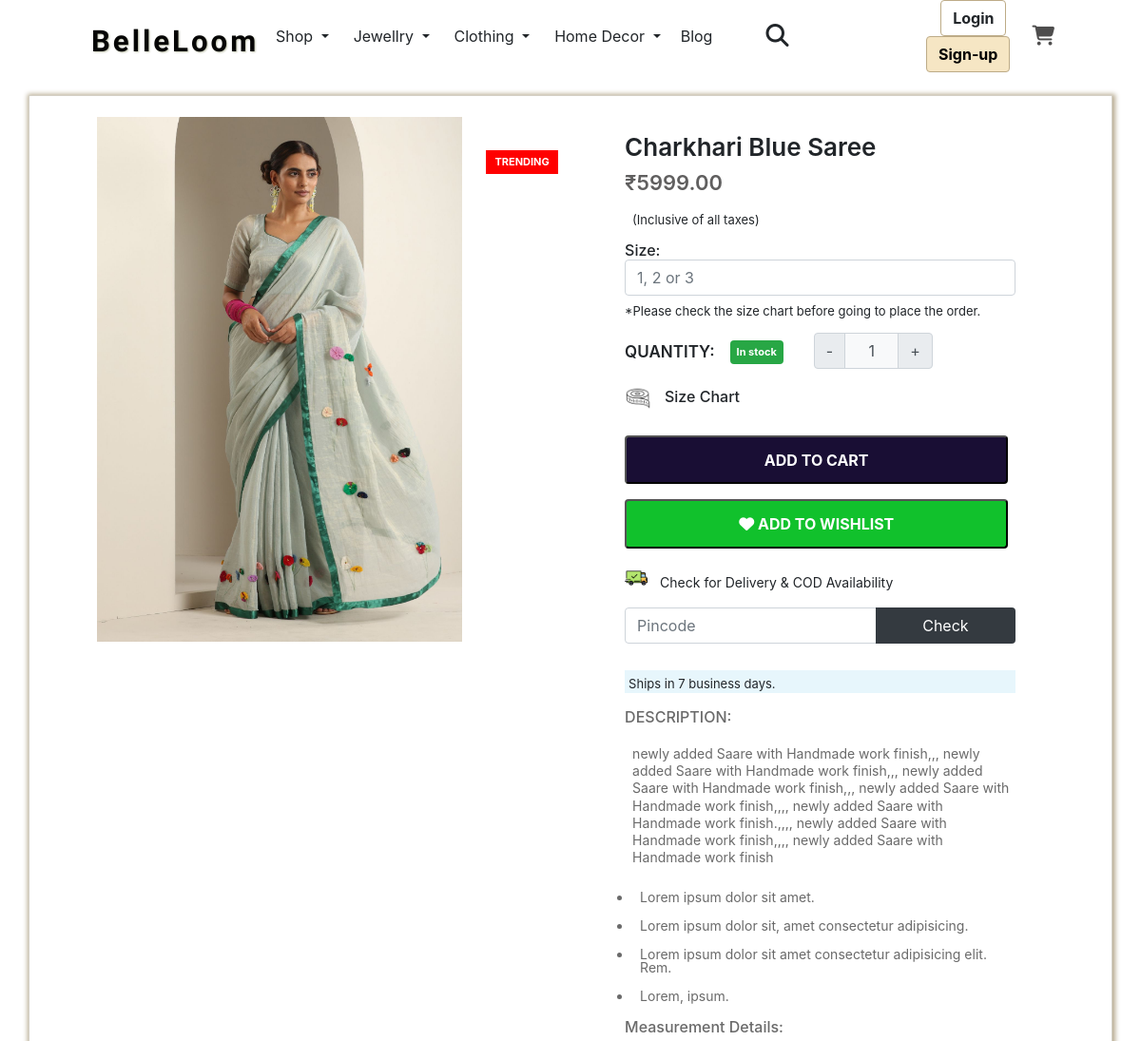
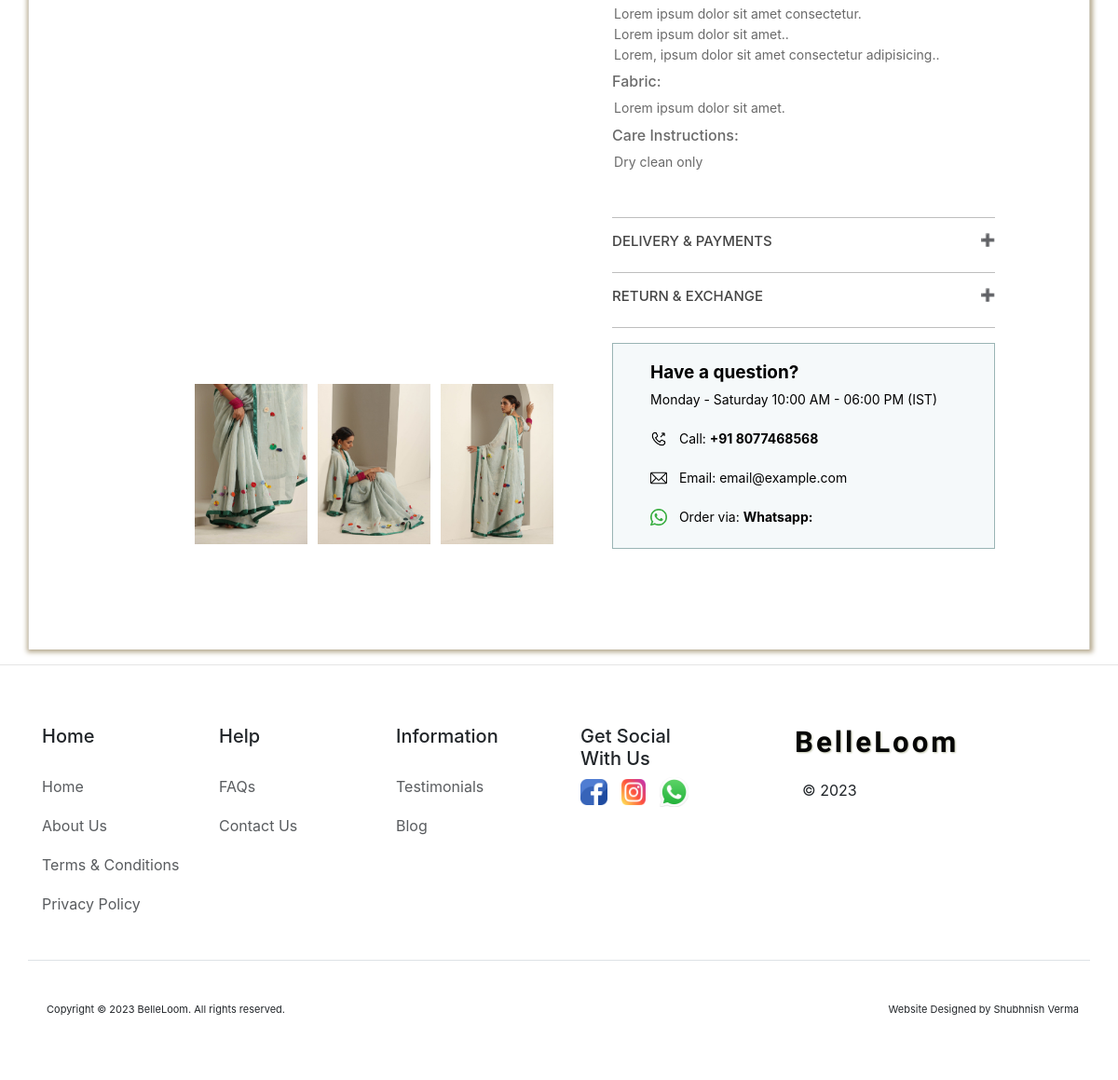
Screenshot of /category/Saree/Charkhari-Blue-Saree with the database file from the repository (2 pictures, top to bottom).
### store/models.py (models this page shows, shortened)
class Products(models.Model):
    category = models.ForeignKey(Category, on_delete=models.CASCADE)
    slug = models.CharField(max_length=150, null=False, blank=False)
    Product_Name = models.CharField(max_length=150, null=False, blank=False)
    Original_Price = models.DecimalField(max_digits=10, decimal_places=2)
    Selling_Price = models.DecimalField(max_digits=10, decimal_places=2)
    Product_Image_Main = models.ImageField(upload_to="store/images", null=False , default="")
    Product_Image2 = models.ImageField(upload_to="store/images", null=False , default="")
    Product_Image3 = models.ImageField(upload_to="store/images", null=False , default="")
    Product_Image4 = models.ImageField(upload_to="store/images", null=False , default="")
    Product_Quantity = models.PositiveIntegerField(default=0)
    size = models.CharField(max_length=20, default="")
    Product_Small_Desc = models.CharField(max_length=250)
    Product_Desc = models.TextField(max_length=2000)
    status = models.BooleanField(default=False, help_text="0=default , 1=Hidden")
    trending = models.BooleanField(default=False, help_text="0=default , 1=Trending")
    tag = models.CharField(max_length=150, null=True, blank=True)
    meta_title = models.CharField(max_length=150)
    meta_keyword = models.CharField(max_length=150)
    meta_description = models.CharField(max_length=1000)
    created_at = models.DateTimeField(auto_now_add=True)

### SVFashion/views.py (the view)
# urls.py: path('category/<str:cate_slug>/<str:prod_slug>', views.SINGLEPRODUCT, name="productview" ),
def SINGLEPRODUCT(request, cate_slug, prod_slug):
    if (Category.objects.filter(slug=cate_slug, status=0)):
        if (Products.objects.filter(slug=prod_slug, status=0)):
            productsdata = Products.objects.filter(slug=prod_slug, status=0).first()
            data = {
                "productsdata" : productsdata
            }
            return render(request,"SinglePRODUCT.html", data)
        else:
            messages.error(request, "No such Product found")
            return redirect("/")
    else:
        messages.error(request, "No such Category found")
        return redirect("/")

### templates/SinglePRODUCT.html (shortened to what this page needs)
{% extends "base.html" %}
{% block section %}
<head>
    <link rel="stylesheet" type="text/css" href="/static/css/SinglePRODUCTS.css">
</head>
<section class="container product-data">
    <div class="left-images-products">
        {% if productsdata.tag %}
        <p class="product-viewtag fw-bold">{{productsdata.tag}}</p>
        {% endif %}
        <a href="/media/{{productsdata.Product_Image_Main}}" target="_blank"><img
                src="/media/{{productsdata.Product_Image_Main}}" alt=""></a>
    </div>
    <div class="left-images-products-after-stickyness row">
        <div class="d-flex">
            <a href="/media/{{productsdata.Product_Image2}}" target="_blank"><img
                    src="/media/{{productsdata.Product_Image2}}" alt=""></a>
            <a href="/media/{{productsdata.Product_Image3}}" target="_blank"><img
                    src="/media/{{productsdata.Product_Image3}}" alt=""></a>
            <a href="/media/{{productsdata.Product_Image4}}" target="_blank"><img
                    src="/media/{{productsdata.Product_Image4}}" alt=""></a>
        </div>
    </div>
    <div class="right-description-products">
        <h3>{{productsdata.Product_Name}}</h3>
        <h2>₹{{productsdata.Selling_Price}}</h2>
        <p>(Inclusive of all taxes)</p>
        <h6 class="size">Size:
            <input type="text" class="form-control" placeholder="1, 2 or 3" aria-label="size" name="sizeinput"
                aria-describedby="size">
            <p class="warn-message-for-size-selection p-0">*Please check the size chart before going to place the order.
            </p>
        </h6>
        <div class="d-flex">
            <label class="quantity">QUANTITY:
                {% if productsdata.Product_Quantity > 0 %}
                <span style="font-size: 11px; padding: 7px 7px; " class="badge bg-success mx-3 fw-bold">In stock</span>
                {% else %}
                <span style="font-size: 11px; padding: 7px 7px; " class="badge bg-danger mx-3 fw-bold">Out of
                    stock</span>
                {% endif %}
            </label>
            <div class="input-group text-center mb-3" style="width: 125px; margin-left: 1rem;">
                <button class="input-group-text decrement-btn" id="decrement-btn">-</button>
                <input type="text" name="product_qty" class="form-control text-center qnt-input bg-light" value="1">
                <button class="input-group-text increment-btn" id="increment-btn">+</button>
            </div>
        </div>
        <h6 id="sizeChartHiddenButton" style="cursor: pointer;max-width: 38%; padding: 0;"><img
                src="/static/img/measuring-tape.png" alt="Size-Inch-Tape"> Size Chart
        </h6>
        {% if productsdata.Product_Quantity > 0 %}
        <button id="pr{{productsdata.id}}" class="add-to-cart cart rounded col-md-12">ADD TO CART</button>
        {% endif %}
        <button class="wishlist rounded col-md-12"><i class="fa-solid fa-heart"></i> ADD TO WISHLIST</button>
        <div class="Delivery-COD-Availablity">
            <div class="d-flex">
                <img src="/static/img/shipped.png" alt="">
                <p>Check for Delivery & COD Availability</p>
            </div>
            <form method="POST">
                <div class="input-group mb-1">
                    <input type="text" class="form-control" placeholder="Pincode" id="inputPincode" aria-label="Pincode" name="pincode"
                        aria-describedby="Pincode">
                    <button class="btn px-5 bg-dark text-white" type="button" id="Pincode">Check</button>
                </div>
            </form>
            <div class="left-right-for-delivery-COD-Description">
                <div class="left-half-right-for-delivery">
                    <h3></h3>
                    <p class="delivery-cod-msg"></p>
                </div>
                <div class="right-half-right-for-COD">
                    <h3></h3>
                    <p class="delivery-cod-msg"></p>
                </div>
            </div>
        </div>
        <div>
            <p class="ships-in-business-days">Ships in 7 business days.</p>
        </div>
        <div class="description-state">
            <h6>DESCRIPTION:</h6>
            <p class="product-description-single-page">{{productsdata.Product_Desc}}</p>
            <ul>
                <li>
                    <p>Lorem ipsum dolor sit amet.</p>
                </li>
                <li>
                    <p>Lorem ipsum dolor sit, amet consectetur adipisicing.</p>
                </li>
                <li>
                    <p>Lorem ipsum dolor sit amet consectetur adipisicing elit. Rem.</p>
                </li>
                <li>
                    <p>Lorem, ipsum.</p>
                </li>
            </ul>
            <h6>Measurement Details:</h6>
            <p style="margin: 0; padding: 2px;">Lorem ipsum dolor sit amet consectetur.</p>
            <p style="margin: 0; padding: 2px;">Lorem ipsum dolor sit amet..</p>
            <p style="margin: 0; padding: 2px; padding-bottom: 10px;">Lorem, ipsum dolor sit amet consectetur
                adipisicing..</p>
            <h6>Fabric:</h6>
            <p style="margin: 0; padding: 2px; padding-bottom: 10px;">Lorem ipsum dolor sit amet.</p>
            <h6>Care Instructions:</h6>
            <p style="margin: 0; padding: 2px; padding-bottom: 10px;">Dry clean only</p>
            <br>
            <hr style="background-color: black;">
            <h5 class="collapsible">DELIVERY & PAYMENTS</h5>
            <hr style="background-color: black;">
            <h5 class="collapsible">RETURN & EXCHANGE</h5>
            <hr style="background-color: black;">
            <div class="question-in-purchasing">
                <h3>Have a question?</h3>
                <p>Monday - Saturday 10:00 AM - 06:00 PM (IST)</p>
                <div class="d-flex">
                    <img src="/static/img/phone.png">
                    <p>Call: <b>+91 8077468568</b></p>
                </div>
                <div class="d-flex">
                    <img src="/static/img/email.png">
                    <p>Email: email@example.com</p>
                </div>
                <div class="d-flex">
                    <img src="/static/img/whatsapp2.png">
                    <p>Order via: <b>Whatsapp:</b></p>
                </div>
            </div>
        </div>
    </div>
</section>
{% endblock %}

### static/css/rastyle.css (style rules this page uses)
body { width: 100%; height: 100%; background-color: rgb(255, 255, 255); position: relative; }

### rows the page displays
Products: tag "TRENDING", Product_Image_Main (picture), Product_Image2 (picture), Product_Image3 (picture), Product_Image4 (picture), Product_Name "Charkhari Blue Saree", Selling_Price "5999.00", Product_Desc "newly added Saare with Handmade work finish,,, newly added Saare with Handmade work finish,,, newly added Saare with Handmade work finish,,, newly added Saare with Handmade work finish,,,, newly added Saare with Handmade work finish.,,,, newly added Saare with Handmade work finish,,,, newly added Saare with Handmade work finish"
